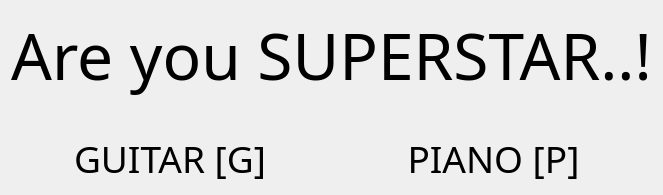
  <widget class="QWidget" name="centralwidget">
   <layout class="QGridLayout" name="gridLayout">
    <item row="1" column="0">
     <widget class="QPushButton" name="pushButton_Guitar">
      <property name="text">
       <string/>
      </property>
      <property name="icon">
       <iconset>
        <normaloff>img/23469-NVFW8H.png</normaloff>img/23469-NVFW8H.png</iconset>
      </property>
      <property name="iconSize">
       <size>
        <width>300</width>
        <height>800</height>
       </size>
      </property>
      <property name="shortcut">
       <string>G</string>
      </property>
      <property name="flat">
       <bool>true</bool>
      </property>
     </widget>
    </item>
    <item row="2" column="1">
     <widget class="QLabel" name="labelPIANO">
      <property name="font">
       <font>
        <family>Pristina</family>
        <pointsize>28</pointsize>
       </font>
      </property>
      <property name="text">
       <string>PIANO [P]</string>
      </property>
      <property name="alignment">
       <set>Qt::AlignCenter</set>
      </property>
     </widget>
    </item>
    <item row="2" column="0">
     <widget class="QLabel" name="labelGUITAR">
      <property name="font">
       <font>
        <family>Pristina</family>
        <pointsize>28</pointsize>
       </font>
      </property>
      <property name="text">
       <string>GUITAR [G]</string>
      </property>
      <property name="alignment">
       <set>Qt::AlignCenter</set>
      </property>
     </widget>
    </item>
    <item row="0" column="0" colspan="2">
     <widget class="QLabel" name="labelSuperStar">
      <property name="font">
       <font>
        <family>Pristina</family>
        <pointsize>48</pointsize>
       </font>
      </property>
      <property name="text">
       <string>Are you SUPERSTAR..!</string>
      </property>
      <property name="alignment">
       <set>Qt::AlignCenter</set>
      </property>
     </widget>
    </item>
    <item row="1" column="1">
     <widget class="QPushButton" name="pushButton_Piano">
      <property name="text">
       <string/>
      </property>
      <property name="icon">
       <iconset>
        <normaloff>img/23469-NVFW8K.png</normaloff>img/23469-NVFW8K.png</iconset>
      </property>
      <property name="iconSize">
       <size>
        <width>300</width>
        <height>800</height>
       </size>
      </property>
      <property name="shortcut">
       <string>P</string>
      </property>
      <property name="flat">
       <bool>true</bool>
      </property>
     </widget>
    </item>
   </layout>
  </widget>
